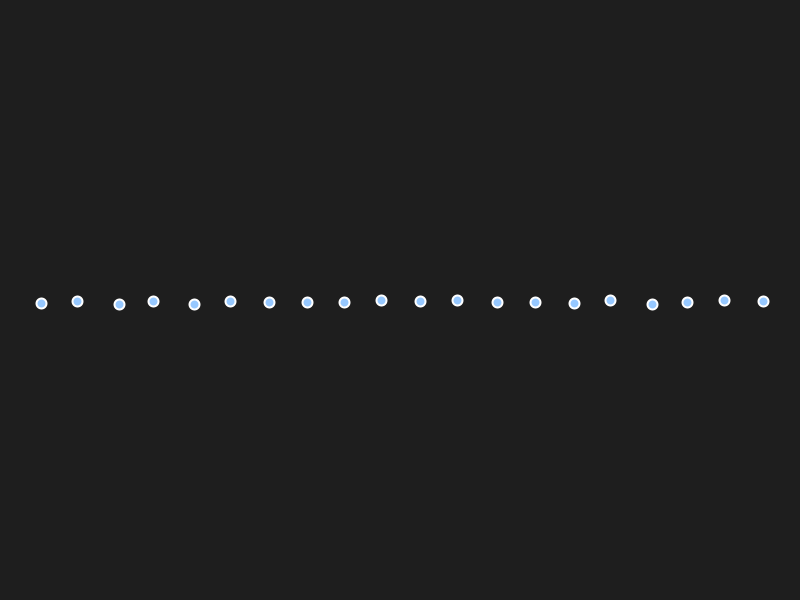
Frame 1 (no input)
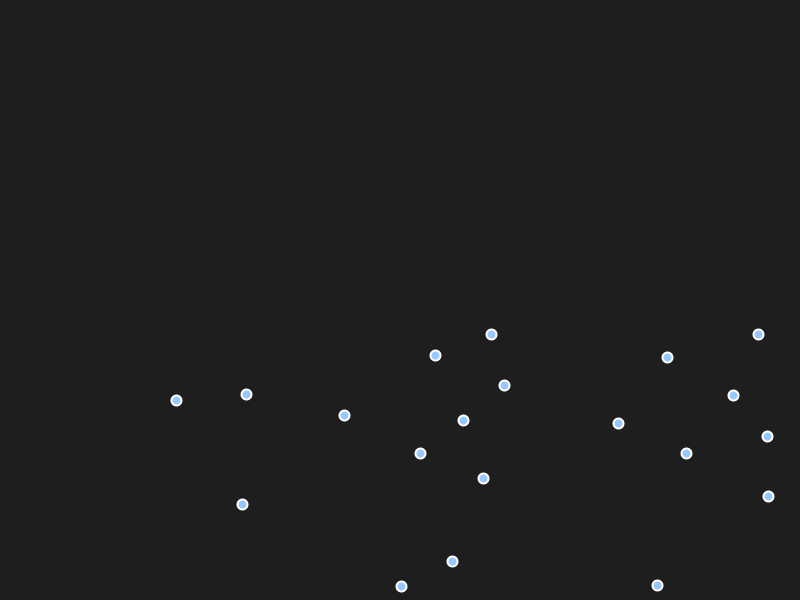
Frame 60 (the mouse pressed at the canvas centre just before this capture)
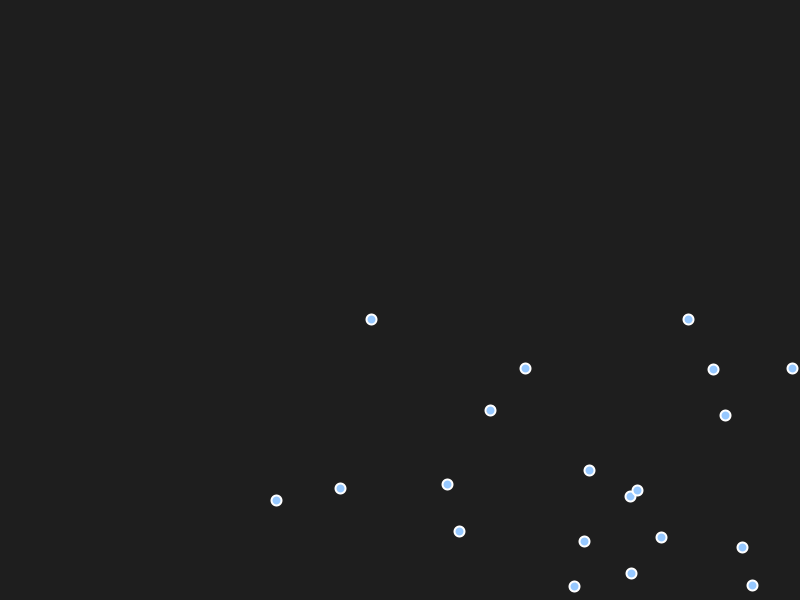
Frame 120 (the mouse held since frame 60 and released just before this capture)

The Processing sketch that drew these frames (run headless with seeded random() and noise(); from frame 60 on, the mouse is pressed at the canvas centre):

// Processing sketch: Fila_Central
// ── Fila_Central.pde
Movil[] moviles;
int cantidad = 20;

void setup() {
  size(800, 600);
  moviles = new Movil[cantidad];
  
  float espacio = width / (float)(cantidad + 1);
  
  for (int i = 0; i < cantidad; i++) {
    float posX = espacio * (i + 1);
    float posY = height / 2;
    
    moviles[i] = new Movil(posX, posY);
    moviles[i].vel = random(0.5, 5);
  }
}

void draw() {
  background(30);
  
  for (int i = 0; i < moviles.length; i++) {
    moviles[i].mover();
    moviles[i].contener();
    moviles[i].display();
  }
}

// ── clases.pde
class Movil {
  PVector pos;
  PVector dir = new PVector(1, 1);
  float vel = 1.0f;
  float tamano = 10;

  Movil() {
    pos = new PVector(random(width), random(height));
  }

  Movil(float posX, float posY) {
    pos = new PVector(posX, posY);
  }

  Movil(float posX, float posY, float dirX, float dirY) {
    pos = new PVector(posX, posY);
    dir = new PVector(dirX, dirY).normalize();
  }

  void mover() {
    PVector velocidad = PVector.mult(dir, vel);
    pos.add(velocidad);
  }

  void contener() {
    float radio = tamano / 2;
    
    if (pos.x < radio || pos.x > width - radio) {
      dir.x *= -1;
    }
    if (pos.y < radio || pos.y > height - radio) {
      dir.y *= -1;
    }
  }

  void display() {
    fill(150, 200, 255);
    stroke(255);
    strokeWeight(2);
    circle(pos.x, pos.y, tamano);
  }
}
